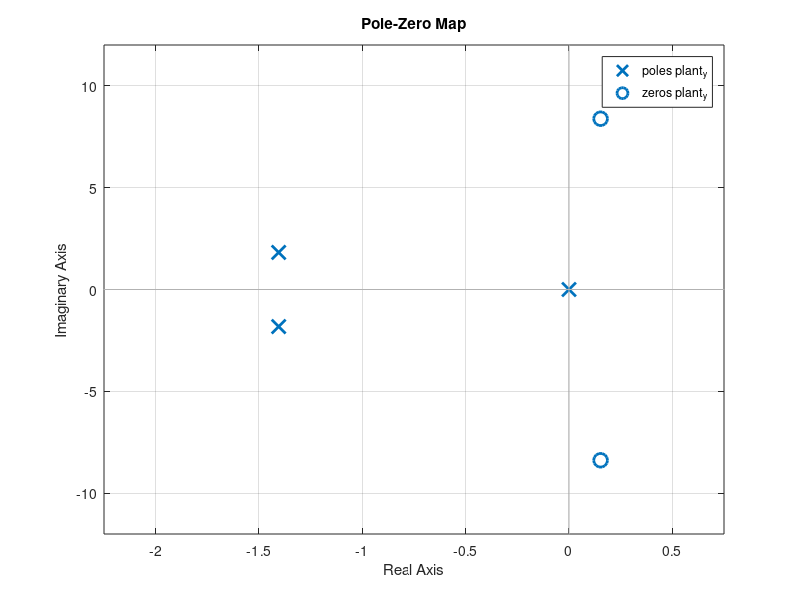

Write MATLAB code to recreate this figure.
clear all
close all
clc
b=1.595;
a=1.430;
uc=20;
cr=96000;
cf=80000;
i=4132;
m=2325;
A=[(-cf-cr)/(uc*m) (b*cr-a*cf)/(uc*m)-uc 0 0;(b*cr-a*cf)/(uc*i) (b*b*cr-a*a*cf)/(uc*i) 0 0;0 1 0 0;1 0 uc 0];
B=[cf/m;a*cf/i;0;0];
C=[1 0 uc 0];
D=0;
plant=ss(A,B,C,D);
plant_y=tf(plant);
pole(plant_y);
zero(plant_y);
pzmap(plant_y);
